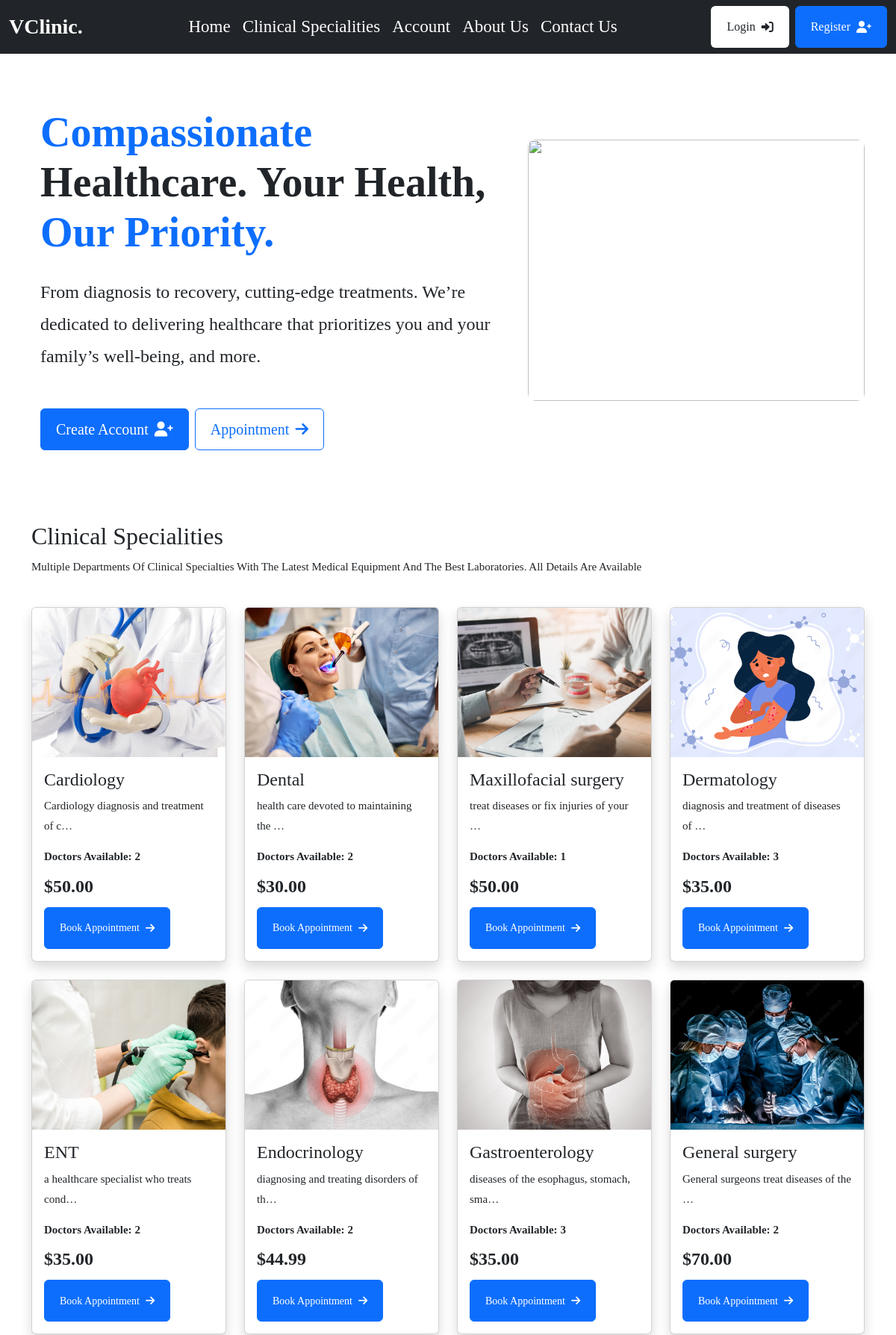
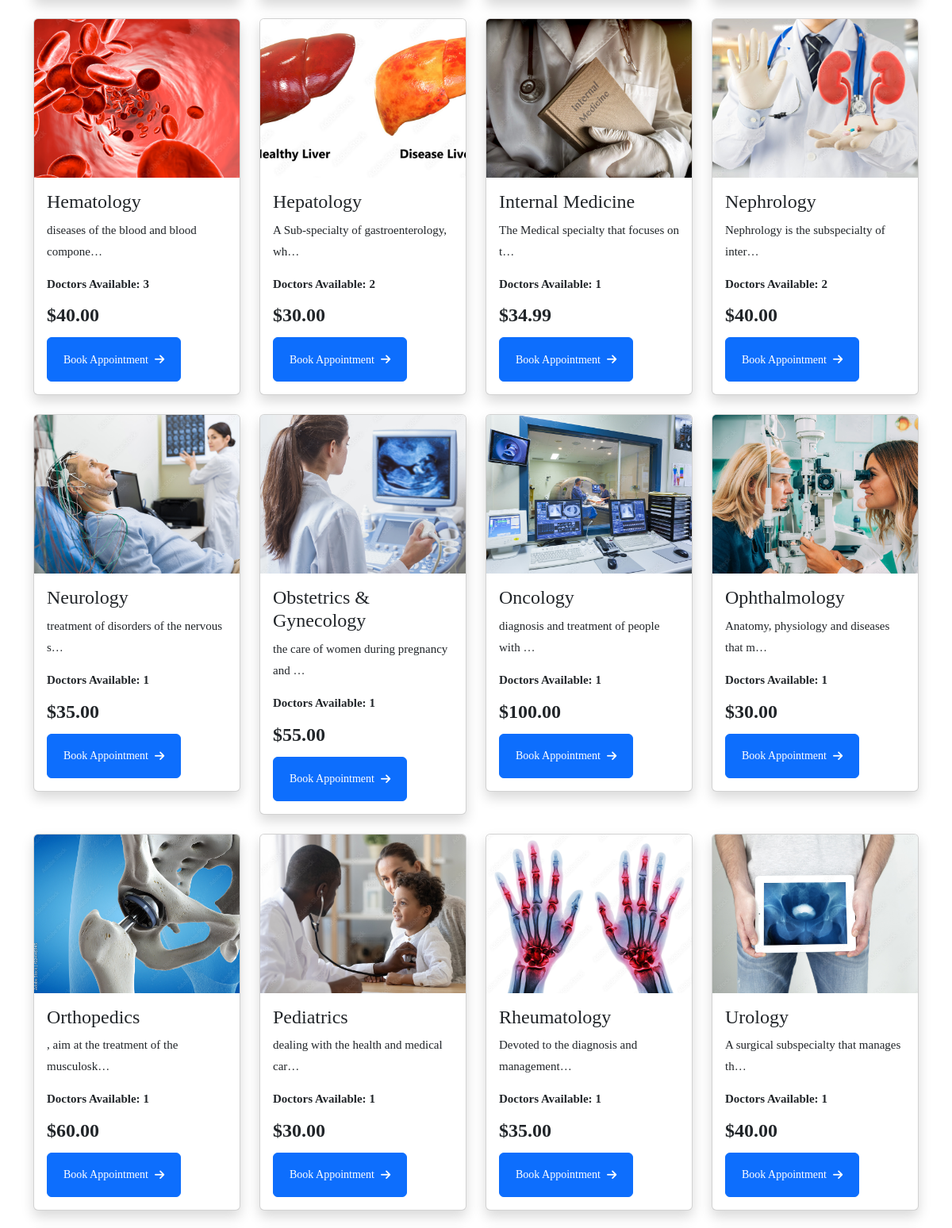
The page / (upper part) on the database its author committed (2 pictures, top to bottom).
### mainapp/models.py (models this page shows, shortened)
class Service(models.Model):
    image = models.FileField(upload_to="images", null=True, blank=True)
    name = models.CharField(max_length=255)         # name of clinical specialitis
    description = models.TextField(blank=True, null=True)       # description of clinical specialitis
    cost = models.DecimalField(max_digits=10, decimal_places=2)         # How mush the clinical specialitis cost
    available_doctors = models.ManyToManyField(doctor_models.Doctor, blank=True)        #every clinical specialitis have many doctors

### mainapp/views.py (the view)
# urls.py: path("", views.index, name="index"),
def index(request):
    services = base_models.Service.objects.all()        #get all services from the database
    context = {         #pass services to dictionary to be able to access it from the template
        "services": services
    }
    return render(request, "mainapp/index.html", context)

### templates/mainapp/index.html (shortened to what this page needs)
{% extends 'partials/base.html' %} {% block content %}
<section class="container">
    <div class="row d-flex justify-content-center align-items-center">
        <div class="col-12 col-lg-7 p-4 rounded-3 bg-white">
            <h1 class="display-4 fw-bold mt-5">
                <span class="text-primary"><b> Compassionate </b></span> Healthcare. Your Health, <span class="text-primary">Our Priority.</span>
            </h1>
            <p class="fs-4 mt-4">From diagnosis to recovery, cutting-edge treatments. We’re dedicated to delivering healthcare that prioritizes you and your family’s well-being, and more.</p>
            <div class="d-flex align-items-center gap-2 mt-5">
                <a class="btn btn-primary btn-lg" href="{% url 'userauthapp:sign-up' %}">Create Account <i class="fas fa-user-plus ms-2"></i></a>
                <a class="btn btn-outline-primary btn-lg" href="#services"> Appointment <i class="fas fa-arrow-right ms-2"></i></a>
            </div>
        </div>
        <div class="col-12 col-lg-5">
            <img class="img-fluid mt-4" style="width: 100%; height: 350px; object-fit: cover; border-radius: 10px" src="https://www.sermo.com/wp-content/uploads/2022/05/doctor-patient-img-1-copy-3.png" alt="" />
        </div>
    </div>
</section>
<section class="container mt-5">
    <div class="py-4">
        <h2 class="">Clinical Specialities</h2>
        <p>Multiple Departments Of Clinical Specialties With The Latest Medical Equipment And The Best Laboratories. All Details Are Available</p>
    </div>
    <div id="services" class="row">
        {% for s in services %}
        <div class="col-lg-3">
            <div class="card mb-4 shadow">
                <a href="{% url 'mainapp:service_detail' s.id %}">
                    {% if s.image %}
                        <img src="{{ s.image.url }}" alt="service" style="height: 200px; object-fit: cover" class="card-img-top" />
                    {% else %}
                        <img src="/static/images/default-image.jpg" alt="default service image" style="height: 200px; object-fit: cover" class="card-img-top" />
                    {% endif %}
                </a>
                <div class="card-body">
                    <h4 class="mb-2 text-truncate-line-2"><a href="{% url 'mainapp:service_detail' s.id %}" class="text-inherit text-dark text-decoration-none">{{s.name}}</a></h4>
                    <p>{{s.description|truncatechars:40}}</p>
                    <div class="mt-2">
                        <span class="fw-semibold">Doctors Available: {{s.available_doctors.all.count}}</span>
                        <div class="lh-1 mt-3">
                            <span class="text-dark fw-bold fs-4">${{s.cost}}</span>
                        </div>
                        <a href="{% url 'mainapp:service_detail' s.id %}" class="btn btn-sm btn-primary mt-3">Book Appointment <i class="fas fa-arrow-right ms-2"></i></a>
                    </div>
                </div>
            </div>
        </div>
        {% endfor %}
    </div>
</section>
{% endblock content %}

### static/assets/css/style.css (style rules this page uses)
body { background: #ffffff; color: var(--bs-body-color); font-size: 15px; font-family: var(--body-font-family); margin: 0; overflow-x: hidden !important; font-weight: 400; }
.p, p { line-height: 1.8; color: var(--paragraphColor); }
.btn { padding: 10px 20px; height: 56px; display: inline-flex; align-items: center; justify-content: center; cursor: pointer; transition: all ease 0.4s; border-radius: 0.375rem; overflow: hidden; animation-delay: 0.7s; animation-duration: 0.5s; position: relative; }
.btn::after { background-color: rgba(255, 255, 255, 0.76); content: ""; height: 150px; left: -75px; position: absolute; top: -35px; transform: rotate(35deg); transition: all 1600ms cubic-bezier(0.19, 1, 0.22, 1); width: 40px; opacity: 0; }

### rows shown on the page
Service: image (picture), name "Cardiology", description "Cardiology diagnosis and treatment of c…", available_doctors.all.count "2", cost "50.00"
Service: image (picture), name "Dental", description "health care devoted to maintaining the …", available_doctors.all.count "2", cost "30.00"
Service: image (picture), name "Maxillofacial surgery", description "treat diseases or fix injuries of your …", available_doctors.all.count "1", cost "50.00"
Service: image (picture), name "Dermatology", description "diagnosis and treatment of diseases of …", available_doctors.all.count "3", cost "35.00"
Service: image (picture), name "ENT", description "a healthcare specialist who treats cond…", available_doctors.all.count "2", cost "35.00"
Service: image (picture), name "Endocrinology", description "diagnosing and treating disorders of th…", available_doctors.all.count "2", cost "44.99"
Service: image (picture), name "Gastroenterology", description "diseases of the esophagus, stomach, sma…", available_doctors.all.count "3", cost "35.00"
Service: image (picture), name "General surgery", description "General surgeons treat diseases of the …", available_doctors.all.count "2", cost "70.00"
Service: image (picture), name "Hematology", description "diseases of the blood and blood compone…", available_doctors.all.count "3", cost "40.00"
Service: image (picture), name "Hepatology", description "A Sub-specialty of gastroenterology, wh…", available_doctors.all.count "2", cost "30.00"
Service: image (picture), name "Internal Medicine", description "The Medical specialty that focuses on t…", available_doctors.all.count "1", cost "34.99"
Service: image (picture), name "Nephrology", description "Nephrology is the subspecialty of inter…", available_doctors.all.count "2", cost "40.00"
Service: image (picture), name "Neurology", description "treatment of disorders of the nervous s…", available_doctors.all.count "1", cost "35.00"
Service: image (picture), name "Obstetrics & Gynecology", description "the care of women during pregnancy and …", available_doctors.all.count "1", cost "55.00"
Service: image (picture), name "Oncology", description "diagnosis and treatment of people with …", available_doctors.all.count "1", cost "100.00"
Service: image (picture), name "Ophthalmology", description "Anatomy, physiology and diseases that m…", available_doctors.all.count "1", cost "30.00"
Service: image (picture), name "Orthopedics", description ", aim at the treatment of the musculosk…", available_doctors.all.count "1", cost "60.00"
Service: image (picture), name "Pediatrics", description "dealing with the health and medical car…", available_doctors.all.count "1", cost "30.00"
Service: image (picture), name "Rheumatology", description "Devoted to the diagnosis and management…", available_doctors.all.count "1", cost "35.00"
Service: image (picture), name "Urology", description "A surgical subspecialty that manages th…", available_doctors.all.count "1", cost "40.00"
